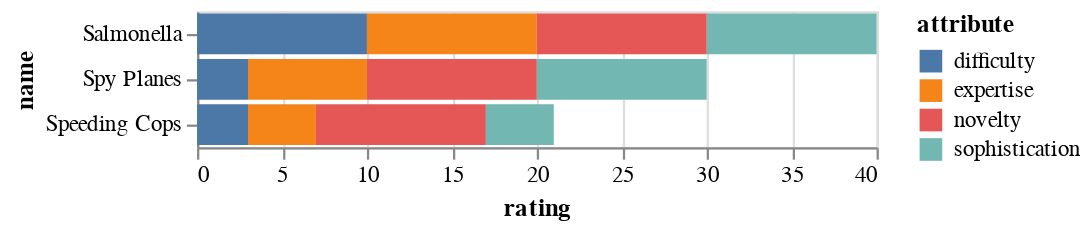

Write notebook code for a chart like this one.
### Code cell
# TODO: 
#  - sort bands within bar from difficulty -> novelty
#  - better color theme
stacked = alt.Chart(melted).mark_bar().encode(
    x=alt.X("rating"),
    y=alt.Y("name", sort='-x'),
    color=alt.Color('attribute:N') #.scale(scheme="rainbow") # blues
)
stacked

### Figure 1 — Vega-Lite specification as saved in the notebook (floating-point values rounded to 4 significant figures)
{"config": {"view": {"continuousWidth": 300, "continuousHeight": 300}}, "data": {"name": "data-af41cdd51ae68620f0107f270817dd30"}, "mark": {"type": "bar"}, "encoding": {"color": {"field": "attribute", "type": "nominal"}, "x": {"field": "rating", "type": "quantitative"}, "y": {"field": "name", "sort": "-x", "type": "nominal"}}, "$schema": "https://vega.github.io/schema/vega-lite/v5.16.3.json", "datasets": {"data-af41cdd51ae68620f0107f270817dd30": [{"name": "Salmonella", "attribute": "difficulty", "rating": 10}, {"name": "Speeding Cops", "attribute": "difficulty", "rating": 3}, {"name": "Spy Planes", "attribute": "difficulty", "rating": 3}, {"name": "Salmonella", "attribute": "sophistication", "rating": 10}, {"name": "Speeding Cops", "attribute": "sophistication", "rating": 4}, {"name": "Spy Planes", "attribute": "sophistication", "rating": 10}, {"name": "Salmonella", "attribute": "expertise", "rating": 10}, {"name": "Speeding Cops", "attribute": "expertise", "rating": 4}, {"name": "Spy Planes", "attribute": "expertise", "rating": 7}, {"name": "Salmonella", "attribute": "novelty", "rating": 10}, {"name": "Speeding Cops", "attribute": "novelty", "rating": 10}, {"name": "Spy Planes", "attribute": "novelty", "rating": 10}]}}
